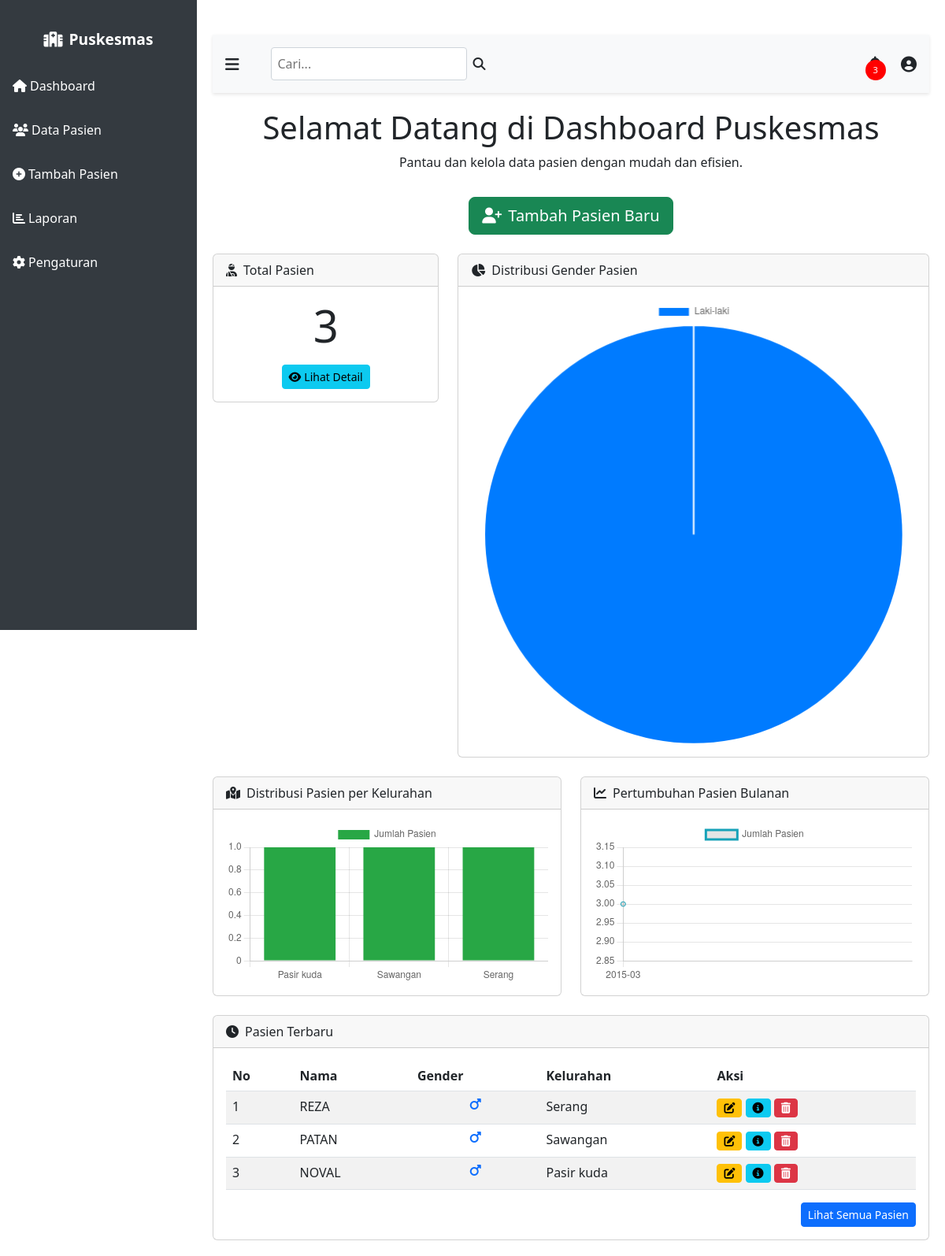
Page /dashboard.php on the committed database.
### tables this page shows
CREATE TABLE `pasien` (
  `id` int(11) NOT NULL,
  `kode` varchar(20) NOT NULL,
  `nama` varchar(45) NOT NULL,
  `tmp_lahir` varchar(30) NOT NULL,
  `tgl_lahir` date DEFAULT NULL,
  `gender` char(1) DEFAULT NULL,
  `email` varchar(100) DEFAULT NULL,
  `alamat` varchar(100) DEFAULT NULL,
  `kelurahan_id` int(11) DEFAULT NULL
);

CREATE TABLE `kelurahan` (
  `id` int(11) NOT NULL,
  `nama_kelurahan` varchar(100) NOT NULL
);

### dashboard.php (the view, shortened to what this page needs)
<?php
include 'dbkoneksi.php';
$total_pasien = $dbh->query("SELECT COUNT(*) FROM pasien")->fetchColumn();
$distribusi_gender = $dbh->query("SELECT gender, COUNT(*) as jumlah FROM pasien GROUP BY gender")->fetchAll();
$pasien_terbaru = $dbh->query("SELECT pasien.*, kelurahan.nama_kelurahan
                              FROM pasien
                              LEFT JOIN kelurahan ON pasien.kelurahan_id = kelurahan.id
                              ORDER BY id DESC LIMIT 5")->fetchAll();
$distribusi_kelurahan = $dbh->query("SELECT kelurahan.nama_kelurahan, COUNT(pasien.id) as jumlah
                                    FROM pasien
                                    LEFT JOIN kelurahan ON pasien.kelurahan_id = kelurahan.id
                                    GROUP BY kelurahan.nama_kelurahan")->fetchAll();
$pertumbuhan_pasien = $dbh->query("SELECT DATE_FORMAT(tgl_lahir, '%Y-%m') as bulan, COUNT(*) as jumlah
                                  FROM pasien
                                  GROUP BY bulan
                                  ORDER BY bulan")->fetchAll();
?>
<!DOCTYPE html>
<html lang="id">
<head>
    <link href="https://cdn.jsdelivr.net/npm/bootstrap@5.3.0/dist/css/bootstrap.min.css" rel="stylesheet">
    <link rel="stylesheet" href="https://cdnjs.cloudflare.com/ajax/libs/font-awesome/6.4.0/css/all.min.css">
</head>
<body>
<div class="sidebar">
    <div class="sidebar-brand">
        <i class="fas fa-hospital me-2"></i>Puskesmas
    </div>
    <ul class="sidebar-menu">
        <li class="sidebar-menu-item active">
            <a href="dashboard.php"><i class="fas fa-home me-1"></i>Dashboard</a>
        </li>
        <li class="sidebar-menu-item">
            <a href="data_pasien.php"><i class="fas fa-users me-1"></i>Data Pasien</a>
        </li>
        <li class="sidebar-menu-item">
            <a href="form_pasien.php"><i class="fas fa-plus-circle me-1"></i>Tambah Pasien</a>
        </li>
        <li class="sidebar-menu-item">
            <a href="laporan.php"><i class="fas fa-chart-bar me-1"></i>Laporan</a>
        </li>
        <li class="sidebar-menu-item">
            <a href="pengaturan.php"><i class="fas fa-cog me-1"></i>Pengaturan</a>
        </li>
    </ul>
</div>
<div class="content">
    <div class="topbar">
        <div class="row align-items-center">
            <div class="col-auto">
                <i class="fas fa-bars fa-lg me-3" id="sidebarToggle"></i>
            </div>
            <div class="col">
                <div class="search-wrapper">
                    <input type="text" class="search-input" placeholder="Cari...">
                    <i class="fas fa-search"></i>
                </div>
            </div>
            <div class="col-auto">
                <div class="notification-icon">
                    <span class="notification-badge">3</span>
                </div>
            </div>
            <div class="col-auto">
                <div class="profile-icon" onclick="toggleProfileDropdown()">
                    <i class="fas fa-user-circle fa-lg"></i>
                </div>
            </div>
        </div>
    </div>
    <section class="hero text-center mb-4">
        <div class="container">
            <h1>Selamat Datang di Dashboard Puskesmas</h1>
            <p>Pantau dan kelola data pasien dengan mudah dan efisien.</p>
            <a href="form_pasien.php" class="btn btn-success btn-lg mt-3">
                <i class="fas fa-user-plus me-2"></i>Tambah Pasien Baru
            </a>
        </div>
    </section>
    <div class="row">
        <div class="col-md-4">
            <div class="card">
                <div class="card-header">
                    <i class="fas fa-user-injured me-2"></i>Total Pasien
                </div>
                <div class="card-body text-center">
                    <p class="card-text display-4"><?= $total_pasien ?></p>
                    <a href="data_pasien.php" class="btn btn-info btn-sm">
                        <i class="fas fa-eye me-1"></i>Lihat Detail
                    </a>
                </div>
            </div>
        </div>
        <div class="col-md-8">
            <div class="card">
                <div class="card-header">
                    <i class="fas fa-chart-pie me-2"></i>Distribusi Gender Pasien
                </div>
                <div class="card-body">
                    <canvas id="genderChart"></canvas>
                </div>
            </div>
        </div>
    </div>
    <div class="row mt-4">
        <div class="col-md-6">
            <div class="card">
                <div class="card-header">
                    <i class="fas fa-map-marked-alt me-2"></i>Distribusi Pasien per Kelurahan
                </div>
                <div class="card-body">
                    <canvas id="kelurahanChart"></canvas>
                </div>
            </div>
        </div>
        <div class="col-md-6">
            <div class="card">
                <div class="card-header">
                    <i class="fas fa-chart-line me-2"></i>Pertumbuhan Pasien Bulanan
                </div>
                <div class="card-body">
                    <canvas id="pertumbuhanChart"></canvas>
                </div>
            </div>
        </div>
    </div>
    <div class="row mt-4">
        <div class="col-12">
            <div class="card">
                <div class="card-header">
                    <i class="fas fa-clock me-2"></i>Pasien Terbaru
                </div>
                <div class="card-body">
                    <div class="table-responsive">
                        <table class="table table-striped table-hover">
                            <thead>
                                <tr>
                                    <th>No</th>
                                    <th>Nama</th>
                                    <th>Gender</th>
                                    <th>Kelurahan</th>
                                    <th>Aksi</th>
                                </tr>
                            </thead>
                            <tbody>
                                <?php if (empty($pasien_terbaru)): ?>
                                    <tr>
                                        <td colspan="5" class="text-center">Tidak ada data pasien terbaru</td>
                                    </tr>
                                <?php else: ?>
                                    <?php foreach ($pasien_terbaru as $index => $row): ?>
                                        <tr>
                                            <td><?= $index + 1 ?></td>
                                            <td><?= htmlspecialchars($row['nama']) ?></td>
                                            <td class="text-center">
                                                <?php if ($row['gender'] === 'L'): ?>
                                                    <i class="fas fa-mars text-primary" title="Laki-laki"></i>
                                                <?php elseif ($row['gender'] === 'P'): ?>
                                                    <i class="fas fa-venus text-danger" title="Perempuan"></i>
                                                <?php else: ?>
                                                    -
                                                <?php endif; ?>
                                            </td>
                                            <td><?= htmlspecialchars($row['nama_kelurahan'] ?? '-') ?></td>
                                            <td>
                                                <a href="form_pasien.php?id=<?= $row['id'] ?>" class="btn btn-warning btn-sm" title="Edit">
                                                    <i class="fas fa-edit"></i>
                                                </a>
                                                <a href="data_pasien.php?id=<?= $row['id'] ?>" class="btn btn-info btn-sm" title="Detail">
                                                    <i class="fas fa-info-circle"></i>
                                                </a>
                                                <a href="proses_pasien.php?delete&id=<?= $row['id'] ?>" class="btn btn-danger btn-sm" title="Hapus" onclick="return confirm('Yakin akan menghapus pasien <?= htmlspecialchars($row['nama']) ?>?')">
                                                    <i class="fas fa-trash-alt"></i>
                                                </a>
                                            </td>
                                        </tr>
                                    <?php endforeach; ?>
                                <?php endif; ?>
                            </tbody>
                        </table>
                    </div>
                    <a href="data_pasien.php" class="btn btn-primary btn-sm float-end">
                        Lihat Semua Pasien
                    </a>
                </div>
            </div>
        </div>
    </div>
</div>
<script>
    // Chart Gender
    const genderData = {
        labels: [
            <?php
            foreach ($distribusi_gender as $gender) {
                echo "'" . ($gender['gender'] == 'L' ? 'Laki-laki' : 'Perempuan') . "',";
            }
            ?>
        ],
        datasets: [{
            data: [<?php foreach ($distribusi_gender as $gender) { echo $gender['jumlah'] . ","; } ?>],
            backgroundColor: ['#007bff', '#dc3545']
        }]
    };
    const genderChart = new Chart(document.getElementById('genderChart'), {
        type: 'pie',
        data: genderData
    });
    // Chart Kelurahan
    const kelurahanData = {
        labels: [<?php foreach ($distribusi_kelurahan as $kelurahan) { echo "'" . $kelurahan['nama_kelurahan'] . "',"; } ?>],
        datasets: [{
            label: 'Jumlah Pasien',
            data: [<?php foreach ($distribusi_kelurahan as $kelurahan) { echo $kelurahan['jumlah'] . ","; } ?>],
            backgroundColor: '#28a745'
        }]
    };
    const kelurahanChart = new Chart(document.getElementById('kelurahanChart'), {
        type: 'bar',
        data: kelurahanData
    });
    // Chart Pertumbuhan
    const pertumbuhanData = {
        labels: [<?php foreach ($pertumbuhan_pasien as $pertumbuhan) { echo "'" . $pertumbuhan['bulan'] . "',"; } ?>],
        datasets: [{
            label: 'Jumlah Pasien',
            data: [<?php foreach ($pertumbuhan_pasien as $pertumbuhan) { echo $pertumbuhan['jumlah'] . ","; } ?>],
            borderColor: '#17a2b8',
            fill: false
        }]
    };
    const pertumbuhanChart = new Chart(document.getElementById('pertumbuhanChart'), {
        type: 'line',
        data: pertumbuhanData
    });
    // Sidebar Toggle
    const sidebar = document.querySelector('.sidebar');
    const content = document.querySelector('.content');
    const sidebarToggle = document.querySelector('#sidebarToggle');
    sidebarToggle.addEventListener('click', function () {
        sidebar.classList.toggle('collapsed');
        content.classList.toggle('collapsed');
    });
    // Profile Dropdown
    function toggleProfileDropdown() {
        var dropdown = document.getElementById("profileDropdown");
        dropdown.style.display = dropdown.style.display === "block" ? "none" : "block";
    }
    // Close dropdown when clicking outside
    window.onclick = function(event) {
        if (!event.target.matches('.profile-icon')) {
            var dropdowns = document.getElementsByClassName("profile-dropdown");
            for (var i = 0; i < dropdowns.length; i++) {
                var openDropdown = dropdowns[i];
                if (openDropdown.style.display === "block") {
                    openDropdown.style.display = "none";
                }
            }
        }
    }
</script>
</body>
</html>

### dashboard.php (style rules this page uses)
.sidebar { height: 100vh; background-color: #343a40; color: white; padding-top: 20px; position: fixed; top: 0; left: 0; width: 250px; transition: width 0.3s ease; }
.sidebar-brand { padding: 1rem; text-align: center; font-weight: bold; font-size: 1.2rem; }
.sidebar-menu { list-style: none; padding: 0; margin: 0; }
.sidebar-menu-item { padding: 1rem; cursor: pointer; transition: background-color 0.3s ease; }
.sidebar-menu-item a { color: white; text-decoration: none; display: block; }
.content { margin-left: 250px; padding: 20px; transition: margin-left 0.3s ease; }
.topbar { background-color: #f8f9fa; padding: 1rem; margin-bottom: 20px; box-shadow: 0 2px 4px rgba(0, 0, 0, 0.1); }
#sidebarToggle { cursor: pointer; }
.search-wrapper { display: flex; align-items: center; }
.search-input { padding: 0.5rem; border: 1px solid #ced4da; border-radius: 4px; margin-right: 0.5rem; }
.notification-icon { position: relative; cursor: pointer; }
.notification-badge { position: absolute; top: -5px; right: -5px; padding: 5px 10px; border-radius: 50%; background-color: red; color: white; font-size: 0.7rem; }

### rows in the picture
pasien: nama "REZA", gender "L" (drawn), kelurahan.nama_kelurahan "Serang"
pasien: nama "PATAN", gender "L" (drawn), kelurahan.nama_kelurahan "Sawangan"
pasien: nama "NOVAL", gender "L" (drawn), kelurahan.nama_kelurahan "Pasir kuda"

### other values in the picture
$total_pasien "3"
chart data {{ $kelurahan['nama_kelurahan'] }} Pasir kuda, Sawangan, Serang
chart data {{ $kelurahan['jumlah'] }} 1, 1, 1
chart data {{ $pertumbuhan['bulan'] }} 2015-03
